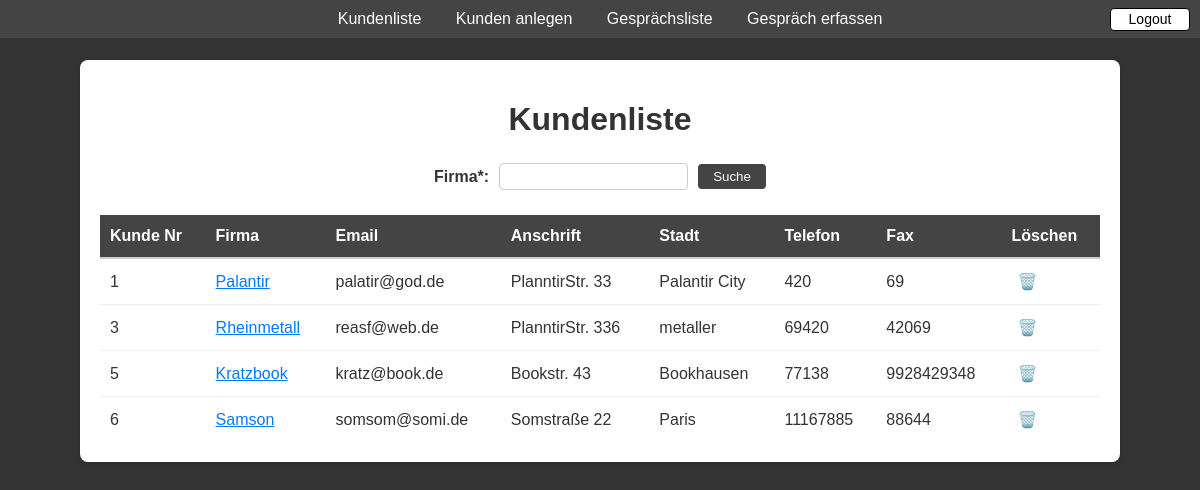
The app's page /kunden/ (signed in) with its own data.
### kunden/models.py (models this page shows, shortened)
class Kunde(models.Model):
    kunden_nr = models.AutoField(primary_key=True)
    firma = models.CharField(max_length=60)
    anschrift = models.CharField(max_length=60)
    telefon_nr = models.CharField(max_length=20, blank=True)
    fax_nr = models.CharField(max_length=20, blank=True)
    email = models.EmailField(blank=True)
    stadt = models.CharField(max_length=50)

### kunden/views.py (the view)
# urls.py: path('kunden/', views.kunden_uebersicht, name='kunden-uebersicht'),
@login_required
@never_cache
def kunden_uebersicht(request):
    kunden = Kunde.objects.all() # Hole alle Kunden
    firma_filter = request.GET.get('firma', '')
    if firma_filter:
        kunden = kunden.filter(firma__icontains=firma_filter)
    return render(request, 'kunden/kunden_uebersicht.html', {
        'kunden': kunden,
        'firma_filter': firma_filter  # Für die Vorbelegung des Suchfelds
    })

### kunden/templates/kunden/kunden_uebersicht.html (shortened to what this page needs)
{% extends "kunden/index.html" %}
{% block content %}
  <div class="list-container">
    <h1>Kundenliste</h1>
    <form method="get" class="filter-form">
      <label for="firma">Firma*:</label>
      <input type="text" name="firma" id="firma" value="{{ firma_filter }}">
      <button type="submit">Suche</button>
    </form>
    <table class="customer-table">
      <thead>
        <tr>
          <th>Kunde Nr</th>
          <th>Firma</th>
          <th>Email</th>
          <th>Anschrift</th>
          <th>Stadt</th>
          <th>Telefon</th>
          <th>Fax</th>
          <th>Löschen</th>
        </tr>
      </thead>
      <tbody>
        {% for k in kunden %}
          {% if k.kunden_nr %}
            <tr>
              <td>{{ k.kunden_nr }}</td>
              <td><a href="{% url 'kunden-detail' k.kunden_nr %}">{{ k.firma }}</a></td>
              <td>{{ k.email|default:"-" }}</td>
              <td>{{ k.anschrift|default:"-" }}</td>
              <td>{{ k.stadt|default:"-" }}</td>
              <td>{{ k.telefon_nr|default:"-" }}</td>
              <td>{{ k.fax_nr|default:"-" }}</td>
              <td>
                <form action="{% url 'kunde-loeschen' k.kunden_nr %}" method="post" style="display:inline;">
                  <button type="submit" class="delete-btn" onclick="return confirm('Sind Sie sicher, dass Sie diesen Kunden löschen möchten?');">🗑️</button>
                </form>
              </td>
            </tr>
          {% else %}
            <tr>
              <td colspan="8">Fehler: Kunde ohne kunden_nr: {{ k.firma }}</td>
            </tr>
          {% endif %}
        {% empty %}
          <tr>
            <td colspan="8">Keine Kunden vorhanden.</td>
          </tr>
        {% endfor %}
      </tbody>
    </table>
  </div>
{% endblock %}

### kunden/templates/kunden/index.html (shortened to what this page needs)
<!DOCTYPE html>
<html lang="de">
<head>
    {% load static %}
    <link rel="stylesheet" href="{% static 'kunden/css/style.css' %}">
</head>
<body>
    <div class="nav">
                {% if user.is_authenticated %}
                    <a href="{% url 'kunden-uebersicht' %}">Kundenliste</a>
                    <a href="{% url 'kunde-neu' %}">Kunden anlegen</a>
                    <a href="{% url 'vermerk-uebersicht' %}">Gesprächsliste</a>
                    <a href="{% url 'vermerk-erfassen' %}">Gespräch erfassen</a>
                {% else %}
                     <div class="nav-placeholder"></div>
                {% endif %}
        <div class="nav-logout">
            {% if user.is_authenticated %}
                <form action="{% url 'logout' %}" method="post" class="inline-form">
                    <button type="submit" class="nav-button">Logout</button>
                </form>
            {% else %}
                <a href="{% url 'login' %}" class="nav-button">Login</a>
            {% endif %}
        </div>
    </div>
    <div class="container">
        {% block content %}
        {% endblock %}
    </div>
</body>
</html>

### kunden/static/kunden/css/style.css (style rules this page uses)
body { font-family: Arial, sans-serif; background-color: #333; color: #fff; margin: 0; padding: 0; }
.nav { background-color: #444; padding: 10px; text-align: center; position: fixed; top: 0; width: 100%; }
.nav a { color: #fff; text-decoration: none; margin: 0 15px; }
.nav-button, .nav-button:link, .nav-button:visited, .nav-button:hover, .nav-button:active { display: inline-block; width: 80px !important; box-sizing: border-box; text-align: center; white-space: nowrap; margin: 0; padding: 2px 8px; font-size: 14px; line-height: 1.2; color: #000; background-color: #fff; border: 1px solid #000; border-radius: 4px; cursor: pointer; text-decoration: none; -webkit-appearance: none; -moz-appearance: none; appearance: none; }
.inline-form { display: inline-block; margin: 0; padding: 0; }
.nav-logout { position: absolute; right: 30px; top: 8px; }
.list-container { max-width: 1000px; margin: 60px auto; padding: 20px; background: #fff; color: #333; border-radius: 8px; box-shadow: 0 2px 6px rgba(0,0,0,0.15); }
.list-container h1 { text-align: center; margin-bottom: 20px; }
.filter-form { display: flex; flex-wrap: wrap; align-items: center; justify-content: center; margin-bottom: 20px; }
.filter-form label { margin: 5px; font-weight: bold; }
.filter-form input, .filter-form select { padding: 5px; margin: 5px; border: 1px solid #ccc; border-radius: 4px; }
.filter-form button { padding: 5px 15px; margin: 5px; background-color: #444; color: #fff; border: none; border-radius: 4px; cursor: pointer; }
.customer-table { width: 100%; border-collapse: collapse; margin-top: 5px; }
.customer-table thead th { padding: 12px 10px; background-color: #444; color: #fff; text-align: left; border-bottom: 2px solid #ccc; }
.customer-table tbody td { padding: 12px 10px; border-bottom: 1px solid #eee; }
.customer-table tbody tr:last-child td { border-bottom: none; }
.customer-table a { color: #007bff; text-decoration: underline; }
.delete-btn { background-color: transparent; border: none; color: #dc3545; cursor: pointer; font-size: 16px; }

### records on screen
Kunde: kunden_nr "1", firma "Palantir", email "palatir@god.de", anschrift "PlanntirStr. 33", stadt "Palantir City", telefon_nr "420", fax_nr "69"
Kunde: kunden_nr "3", firma "Rheinmetall", email "reasf@web.de", anschrift "PlanntirStr. 336", stadt "metaller", telefon_nr "69420", fax_nr "42069"
Kunde: kunden_nr "5", firma "Kratzbook", email "kratz@book.de", anschrift "Bookstr. 43", stadt "Bookhausen", telefon_nr "77138", fax_nr "9928429348"
Kunde: kunden_nr "6", firma "Samson", email "somsom@somi.de", anschrift "Somstraße 22", stadt "Paris", telefon_nr "11167885", fax_nr "88644"
